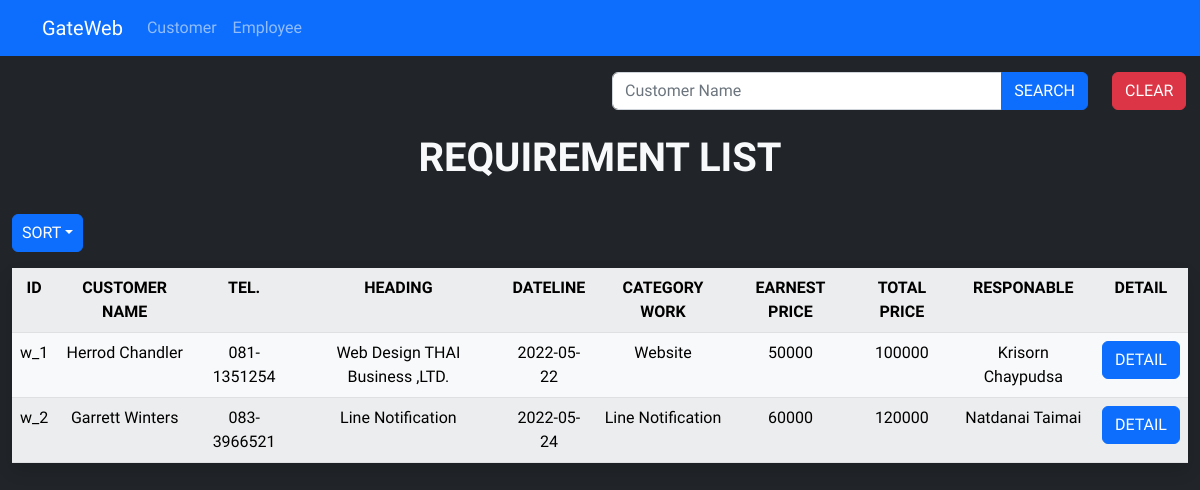
The page / on the database its author committed.
### tables this page shows
CREATE TABLE `tblwork` (
  `idWork` varchar(30) NOT NULL,
  `tel` varchar(11) NOT NULL,
  `headingWork` text NOT NULL,
  `requireWork` text NOT NULL,
  `progress` text NOT NULL,
  `dateLine` date NOT NULL,
  `categoryWorkId` varchar(10) NOT NULL,
  `earnestMoney` int(20) NOT NULL,
  `totalCash` int(20) NOT NULL,
  `employeeId` varchar(10) NOT NULL,
  `status` tinyint(1) NOT NULL
);

CREATE TABLE `tblcustomer` (
  `tel` varchar(11) NOT NULL,
  `name` varchar(20) NOT NULL,
  `contact` text NOT NULL
);

CREATE TABLE `tblcategory` (
  `categoryworkId` varchar(10) NOT NULL,
  `categoryName` varchar(50) NOT NULL
);

CREATE TABLE `tblemployee` (
  `employeeId` varchar(10) NOT NULL,
  `employeeName` varchar(30) NOT NULL,
  `employeeLastname` varchar(20) NOT NULL,
  `partId` varchar(10) NOT NULL,
  `countWorking` int(10) NOT NULL
);

### index.php (the view, shortened to what this page needs)
<!DOCTYPE html>
<html lang="en">
<head>
    <link rel="stylesheet" href="style.css">
</head>
<body>
    <?php include("navbar.php");?>
    <div class="container-fluid">
        <div class="row pt-3 justify-content-lg-end">
            <div class="col-lg-5">
                <form class="input-group" method="POST" action="<?php echo $_SERVER['PHP_SELF'];?>">
                    <input type="search" name="searchBox" class="form-control" placeholder="Customer Name">
                    <button class="btn btn-primary" type="submit">SEARCH</button>
                </form>
            </div>
            <div class="col-lg-1">
                <form class="input-group" method="POST" action="<?php echo $_SERVER['PHP_SELF'];?>">
                    <input class="btn btn-danger" type="submit" name="clear" value="CLEAR"></input>
                </form>
            </div>
        </div>
    </div>
    <div class="container-fluid">
        <h1 class="d-flex justify-content-center text-light p-4 fw-bold">REQUIREMENT LIST</h1>
        <button class="btn btn-primary dropdown-toggle dropdown-toggle-split mb-3" data-toggle="dropdown">
            <span class="sr-only">SORT</span>
        </button>
        <table class="table table-light table-striped table-responsive shadow rounded" id="tableShow">
            <tr>
                <th>ID</th>
                <th>CUSTOMER NAME</th>
                <th>TEL.</th>
                <th>HEADING</th>
                <th>DATELINE</th>
                <th>CATEGORY WORK</th>
                <th>EARNEST PRICE</th>
                <th>TOTAL PRICE</th>
                <th>RESPONABLE</th>
                <th>DETAIL</th>
            </tr>
            <?php
                include("connect.php");
                if(isset($_POST["searchBox"])){
                    $_value = $_POST["searchBox"];
                    $sql = "SELECT *
                    FROM (((tblwork
                    INNER JOIN tblcustomer ON tblwork.tel = tblcustomer.tel)
                    INNER JOIN tblcategory ON tblwork.categoryWorkId = tblcategory.categoryWorkId)
                    INNER JOIN tblemployee ON tblwork.employeeId = tblemployee.employeeId)
                    WHERE tblcustomer.name = '$_value'";
                }else{
                    $sql = "SELECT *
                    FROM (((tblwork
                    INNER JOIN tblcustomer ON tblwork.tel = tblcustomer.tel)
                    INNER JOIN tblcategory ON tblwork.categoryWorkId = tblcategory.categoryWorkId)
                    INNER JOIN tblemployee ON tblwork.employeeId = tblemployee.employeeId)";
                }
                $result = mysqli_query($conn,$sql);
                if(!$result){
                    echo "เกิดข้อผิดพลาด";
                }else{
                    $num_data = mysqli_num_rows($result);
                    if($num_data!=0)
                    while($rs = mysqli_fetch_array($result)){
                        echo "<tr>";
                        echo "<td>$rs[idWork]</td>";
                        echo "<td>$rs[name]</td>";
                        echo "<td>$rs[tel]</td>";
                        echo "<td>$rs[headingWork]</td>";
                        echo "<td>$rs[dateLine]</td>";
                        echo "<td>$rs[categoryName]</td>";
                        echo "<td>$rs[earnestMoney]</td>";
                        echo "<td>$rs[totalCash]</td>";
                        echo "<td>$rs[employeeName] $rs[employeeLastname]</td>";
                        echo "<td><a href='detail.php?w_id=$rs[idWork]'><button class='btn btn-primary'>DETAIL</button></a></td>";
                        echo "</tr>";
                    }else{
                        echo "<tr>";
                        echo "<td colspan = '11'>ไม่พบข้อมูลที่ต้องการ</td>";
                        echo "</tr>";
                    }
                }
            ?>
        </table>
    </div>
</body>
</html>

### navbar.php (shortened to what this page needs)
<!DOCTYPE html>
<html lang="en">
<head>
    <link href="https://cdn.jsdelivr.net/npm/bootstrap@5.2.0-beta1/dist/css/bootstrap.min.css" rel="stylesheet">
    <link rel="stylesheet" href="style.css">
</head>
<body class="bg-dark">
<nav class="navbar navbar-expand-lg navbar-dark bg-primary">
        <div class="container">
            <a class="navbar-brand" id="brand" href="index.php">GateWeb</a>
            <div class="collapse navbar-collapse" id="navbarSupportedContent">
                <ul class="navbar-nav me-auto mb-2 mb-lg-0">
                    <li class="nav-item">
                        <a class="nav-link" href="customer.php">Customer</a>
                    </li>
                    <li class="nav-item">
                        <a class="nav-link" href="employee.php">Employee</a>
                    </li>
                </ul>
            </div>
        </div>
    </nav>
</body>
</html>

### style.css (style rules this page uses)
* { font-family: 'Mitr', sans-serif; }
#tableShow { padding: 10px; text-align: center; }

### rows shown on the page
tblwork: idWork "w_1", tel.name "Herrod Chandler", tel.tel "081-1351254", headingWork "Web Design THAI Business ,LTD.", dateLine "2022-05-22", categoryWorkId.categoryName "Website", earnestMoney "50000", totalCash "100000", employeeId.employeeName "Krisorn", employeeId.employeeLastname "Chaypudsa"
tblwork: idWork "w_2", tel.name "Garrett Winters", tel.tel "083-3966521", headingWork "Line Notification", dateLine "2022-05-24", categoryWorkId.categoryName "Line Notification", earnestMoney "60000", totalCash "120000", employeeId.employeeName "Natdanai", employeeId.employeeLastname "Taimai"
